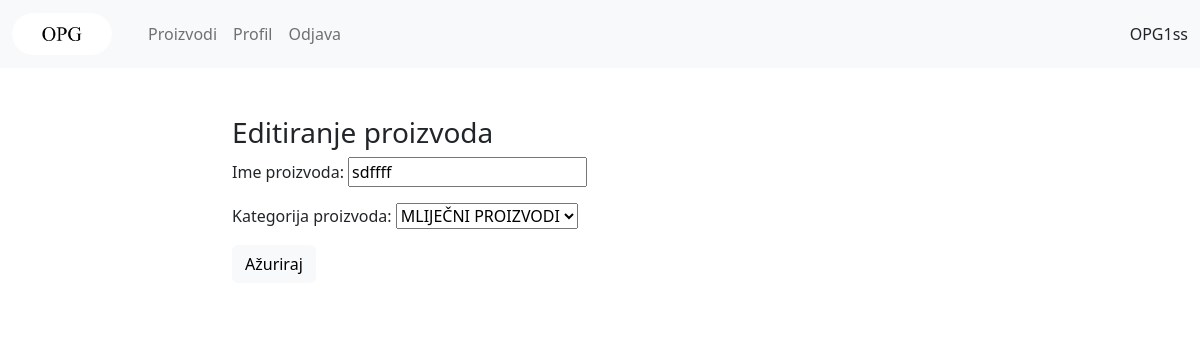
The app's page /product/16/ (signed in) with its own data.
### user/models.py (models this page shows, shortened)
class User(AbstractBaseUser):
    first_name = models.CharField(max_length=15, blank=True)
    last_name = models.CharField(max_length=15, blank=True)
    email = models.EmailField(max_length=100, unique=True)
    is_active = models.BooleanField(default=True)
    is_admin = models.BooleanField(default=False)
    USERNAME_FIELD = 'email'
    REQUIRED_FIELDS = []
    objects = CustomUserManager()

### opg/models.py (models this page shows, shortened)
class Opg(models.Model):
    user = models.OneToOneField(
        User, on_delete=models.CASCADE)
    name = models.CharField(max_length=50, unique=True, blank=False)
    address = models.CharField(max_length=50, blank=True)
    phone = models.CharField(max_length=20, blank=True)
    def __str__(self):
        return self.name

class Product(models.Model):
    name = models.CharField(max_length=50, blank=False, null=False)
    category = models.ForeignKey(ProductCategory, on_delete=models.SET(None), blank=True, null=True)
    opg = models.ForeignKey(Opg, on_delete=models.CASCADE)

class ProductCategory(models.Model):
    name = models.CharField(max_length=50)
    def __str__(self):
        return self.name

### opg/views.py (the view, shortened to what this page needs)
# urls.py: path('product/<int:pk>/', views.product, name='product'),
@login_required(login_url='login')
def product(request, pk):
    product = Product.objects.get(id=pk)
    form = ProductForm(instance=product)
    context = {
        'form': form,
    }
    template = loader.get_template('opg/product.html')
    return HttpResponse(template.render(context, request))

### opg/forms.py
class ProductForm(ModelForm):
    class Meta:
        model = Product
        fields = ['name', 'category']
        labels = {
            'name': 'Ime proizvoda',
            'category': 'Kategorija proizvoda',
        }

### opg/templates/opg/product.html (shortened to what this page needs)
{% extends 'opg/main.html' %}
{% block content %}
<h3>Editiranje proizvoda </h3>
<form action="" method="POST">
        {{ form.as_p }}
    <button type="submit" class="btn btn-light">Ažuriraj</button>
</form>
{% endblock %}

### opg/templates/opg/navbar.html
{% load static %}
<nav class="navbar navbar-expand-sm bg-light ">
  <div class="container-fluid">
      <div class="navbar-brand">
         <a href="{% url 'index' %}">
            <img src="{% static 'opg.png' %}" alt="LOGO" style="width:100px" class="rounded-pill"/>
         </a>
      </div>
    {% if user.is_authenticated and not request.user.opg == "" %}
      <div class="container-fluid">
        <ul class="navbar-nav color:green">
         <li class="nav-item">
            <a class="nav-link" href="{% url 'product_list' %}">Proizvodi</a>
         </li>
         <li class="nav-item">
            <a class="nav-link" href="{% url 'profile' %}">Profil</a>
         </li>
         <li class="nav-item" >
            <a class="nav-link" href="{% url 'logout' %}">Odjava</a>
         </li>
        </ul>
      </div>
      <div class="navbar-txt navbar-right">
          {{ request.user.opg }}
      </div>
    {% endif %}
  </div>
</nav>

### records on screen
User: user.opg "OPG1ss"
Product: name "sdffff", category "MLIJEČNI PROIZVODI"
